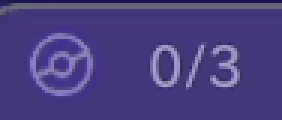
#> input picture assets/templates/temp1.png, 94 x 40 px (shown 3 times larger); its folder holds only this picture in this run
$ python -i opponent_party_auto_trigger.py   (imports and definitions only)
#> lines starting #> are read from the running program, lines starting #| are printed output that depends on the picture; after the words box and inside, x2 and y2 are one past the last pixel; in counts of white or black regions, pixels touching at a corner belong together
#> further down, picture is the input picture: shape (40, 94, 3); mean B, G, R 127.6, 62.8, 74.7
from __future__ import annotations

import sys
from pathlib import Path

import cv2
import numpy as np

_MATCH_THRESHOLD = 0.85
_BASE_FRAME_W = 1280
_BASE_FRAME_H = 720
_TEMPLATE_SPECS: list[tuple[tuple[int, int, int, int], str]] = [
    ((88, 609, 182, 649), "assets/templates/temp1.png"),
    ((229, 606, 331, 652), "assets/templates/temp2.png"),
]
_TEMPLATE_CACHE: dict[str, np.ndarray | None] = {}
_TEMPLATE_PATH_CACHE: dict[str, Path | None] = {}


def _read_image_color(path: Path) -> np.ndarray | None:
    """Unicode-safe image loader for Windows paths."""
    try:
        data = np.fromfile(str(path), dtype=np.uint8)
    except (OSError, ValueError):
        return None
    if data.size == 0:
        return None
    img = cv2.imdecode(data, cv2.IMREAD_COLOR)
    if img is None or img.size == 0:
        return None
    return img


def _load_template(template_path: str) -> np.ndarray | None:
    cached = _TEMPLATE_CACHE.get(template_path)
    if cached is not None or template_path in _TEMPLATE_CACHE:
        return cached
    candidate_paths: list[Path] = [Path.cwd() / template_path]
    if getattr(sys, "frozen", False):
        exe_dir = Path(sys.executable).parent
        candidate_paths.append(exe_dir / template_path)
        candidate_paths.append(exe_dir / "_internal" / template_path)
        meipass = Path(getattr(sys, "_MEIPASS", ""))
        if str(meipass):
            candidate_paths.append(meipass / template_path)
    tmpl = None
    basename = Path(template_path).name
    cached_path = _TEMPLATE_PATH_CACHE.get(template_path)
    if cached_path is not None and cached_path.exists():
        tmpl = _read_image_color(cached_path)
        if tmpl is not None and tmpl.size > 0:
            _TEMPLATE_CACHE[template_path] = tmpl
            return tmpl
    for abs_path in candidate_paths:
        if not abs_path.exists():
            continue
        tmpl = _read_image_color(abs_path)
        if tmpl is not None and tmpl.size > 0:
            _TEMPLATE_PATH_CACHE[template_path] = abs_path
            break
    if tmpl is None or tmpl.size == 0:
        # Fallback: executable , 。
        search_roots: list[Path] = []
        if getattr(sys, "frozen", False):
            exe_dir = Path(sys.executable).parent
            search_roots.extend([exe_dir, exe_dir / "_internal"])
            meipass = Path(getattr(sys, "_MEIPASS", ""))
            if str(meipass):
                search_roots.append(meipass)
        else:
            search_roots.append(Path.cwd())
        for root in search_roots:
            if not root.exists():
                continue
            try:
                for found in root.rglob(basename):
                    tmpl = _read_image_color(found)
                    if tmpl is not None and tmpl.size > 0:
                        _TEMPLATE_PATH_CACHE[template_path] = found
                        break
                if tmpl is not None and tmpl.size > 0:
                    break
            except OSError:
                continue
    if tmpl is None or tmpl.size == 0:
        _TEMPLATE_CACHE[template_path] = None
        _TEMPLATE_PATH_CACHE[template_path] = None
        return None
    _TEMPLATE_CACHE[template_path] = tmpl
    return tmpl


def has_all_slot_types(frame_bgr: np.ndarray) -> bool:
    """Return True if all 6 opponent slots have at least one type icon detected."""
    from src.recognition.opponent_party_reader import _OPP_SLOT_ROIS, _crop, _detect_type_groups  # noqa: PLC0415
    if frame_bgr is None or getattr(frame_bgr, "size", 0) == 0:
        return False
    import cv2  # noqa: PLC0415
    h, w = frame_bgr.shape[:2]
    if (h, w) != (720, 1280):
        frame_bgr = cv2.resize(frame_bgr, (1280, 720))
    for index, roi in enumerate(_OPP_SLOT_ROIS):
        slot = _crop(frame_bgr, roi)
        type_groups = _detect_type_groups(slot, slot_index=index)
        if not type_groups:
            return False
    return True


def should_trigger_auto_detect(frame_bgr: np.ndarray) -> bool:
    matched, _ = evaluate_auto_detect(frame_bgr)
    return matched


def evaluate_auto_detect(frame_bgr: np.ndarray) -> tuple[bool, list[tuple[str, float, str]]]:
    """Return (matched, [(template_name, score, reason), ...]). score is TM_CCOEFF_NORMED."""
    if frame_bgr is None or getattr(frame_bgr, "size", 0) == 0:
        return False, []
    h, w = frame_bgr.shape[:2]
#> h = 40; w = 94
    sx = float(w) / float(_BASE_FRAME_W)
#> sx = 0.0734
    sy = float(h) / float(_BASE_FRAME_H)
#> sy = 0.0556
    scores: list[tuple[str, float, str]] = []
    all_matched = True
    for (x1, y1, x2, y2), template_path in _TEMPLATE_SPECS:
        # 1280x720 。。
        rx1 = int(round(x1 * sx))
#> rx1 = 6
        ry1 = int(round(y1 * sy))
#> ry1 = 34
        rx2 = int(round(x2 * sx))
#> rx2 = 13
        ry2 = int(round(y2 * sy))
#> ry2 = 36
        if rx1 < 0 or ry1 < 0 or rx2 > w or ry2 > h or rx2 <= rx1 or ry2 <= ry1:
            scores.append((Path(template_path).name, -1.0, "out_of_bounds"))
            all_matched = False
            continue
        crop = frame_bgr[ry1:ry2, rx1:rx2]
        tmpl = _load_template(template_path)
        if tmpl is None:
            scores.append((Path(template_path).name, -1.0, "template_missing"))
            all_matched = False
            continue
        if crop.shape[0] != tmpl.shape[0] or crop.shape[1] != tmpl.shape[1]:
            try:
                cmp_img = cv2.resize(crop, (tmpl.shape[1], tmpl.shape[0]), interpolation=cv2.INTER_LINEAR)
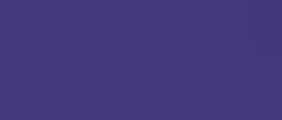
#> cmp_img: shape (40, 94, 3) (shown 3 times larger); mean B, G, R 122.8, 55, 68
            except cv2.error:
                scores.append((Path(template_path).name, -1.0, "resize_error"))
                all_matched = False
                continue
        else:
            cmp_img = crop
        try:
            cmp_gray = cv2.cvtColor(cmp_img, cv2.COLOR_BGR2GRAY)
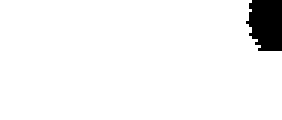
#> cmp_gray: shape (40, 94) (shown 3 times larger); values 66 (black) and 67 (white), 95.5% white; 1 black region, box (x1, y1, x2, y2) and area: (82, 0, 94, 17) 171
            tmpl_gray = cv2.cvtColor(tmpl, cv2.COLOR_BGR2GRAY)
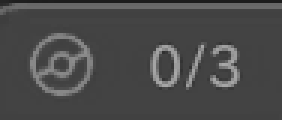
#> tmpl_gray: shape (40, 94) (shown 3 times larger); min 28, max 168, mean 73.8
            score = float(cv2.matchTemplate(cmp_gray, tmpl_gray, cv2.TM_CCOEFF_NORMED)[0, 0])
#> score = 0.0439
        except cv2.error:
            scores.append((Path(template_path).name, -1.0, "match_error"))
            all_matched = False
            continue
        if not np.isfinite(score):
            scores.append((Path(template_path).name, -1.0, "nan_score"))
            all_matched = False
            continue
        scores.append((
            Path(template_path).name,
            score,
            "ok(ccoeff={:.3f})".format(score),
        ))
        if score < _MATCH_THRESHOLD:
            all_matched = False
    matched = all_matched and len(scores) == len(_TEMPLATE_SPECS)
#> matched = False
    return matched, scores

>>> import cv2
>>> picture = cv2.imread('../../assets/templates/temp1.png')
>>> result = should_trigger_auto_detect(picture)
#> result = False
